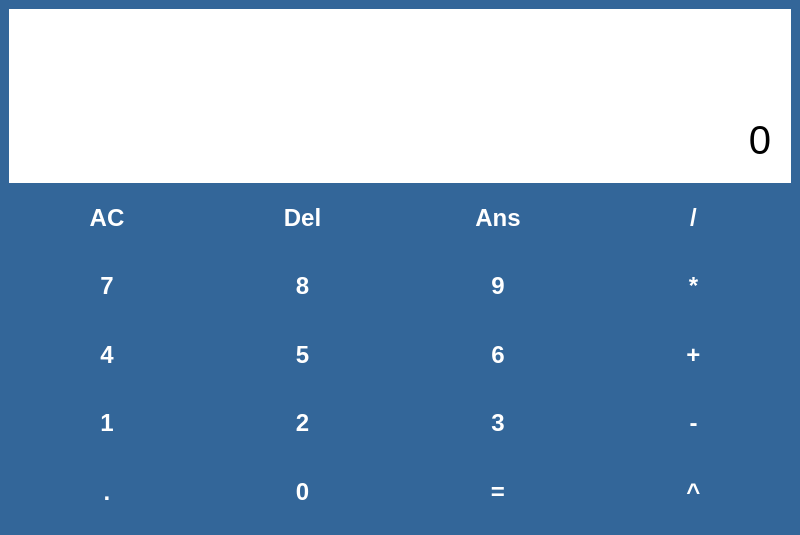
<?xml version="1.0" encoding="UTF-8"?>
<ui version="4.0">
 <class>MainWindow</class>
 <widget class="QMainWindow" name="MainWindow">
  <property name="geometry">
   <rect>
    <x>0</x>
    <y>0</y>
    <width>800</width>
    <height>535</height>
   </rect>
  </property>
  <property name="sizePolicy">
   <sizepolicy hsizetype="Preferred" vsizetype="Preferred">
    <horstretch>0</horstretch>
    <verstretch>0</verstretch>
   </sizepolicy>
  </property>
  <property name="minimumSize">
   <size>
    <width>800</width>
    <height>535</height>
   </size>
  </property>
  <property name="maximumSize">
   <size>
    <width>400</width>
    <height>500</height>
   </size>
  </property>
  <property name="windowTitle">
   <string>Calculator : by Rahul</string>
  </property>
  <property name="windowIcon">
   <iconset resource="../resources/Calculator.qrc">
    <normaloff>:/img/images/Calculator Icon.png</normaloff>:/img/images/Calculator Icon.png</iconset>
  </property>
  <property name="styleSheet">
   <string notr="true"/>
  </property>
  <widget class="QWidget" name="centralwidget">
   <property name="sizePolicy">
    <sizepolicy hsizetype="Expanding" vsizetype="Preferred">
     <horstretch>0</horstretch>
     <verstretch>0</verstretch>
    </sizepolicy>
   </property>
   <property name="styleSheet">
    <string notr="true">background-color : #336699;</string>
   </property>
   <layout class="QVBoxLayout" name="verticalLayout">
    <item>
     <layout class="QGridLayout" name="grid" rowstretch="1,4,2,2,2,2,2">
      <property name="sizeConstraint">
       <enum>QLayout::SetDefaultConstraint</enum>
      </property>
      <property name="spacing">
       <number>0</number>
      </property>
      <item row="5" column="1">
       <widget class="QPushButton" name="button_2">
        <property name="sizePolicy">
         <sizepolicy hsizetype="Expanding" vsizetype="Expanding">
          <horstretch>0</horstretch>
          <verstretch>0</verstretch>
         </sizepolicy>
        </property>
        <property name="font">
         <font>
          <family>Arial</family>
          <pointsize>18</pointsize>
          <weight>75</weight>
          <bold>true</bold>
         </font>
        </property>
        <property name="styleSheet">
         <string notr="true">QPushButton
{
	background-color : #336699;
	border : none;
	color : white;
	margin: 5px;
}

QPushButton:hover
{
	background-color : white;
	border : none;
	border-radius : 7px;
	color : black;
	margin: 5px;
}

</string>
        </property>
        <property name="text">
         <string>2</string>
        </property>
        <property name="flat">
         <bool>true</bool>
        </property>
       </widget>
      </item>
      <item row="3" column="2">
       <widget class="QPushButton" name="button_9">
        <property name="sizePolicy">
         <sizepolicy hsizetype="Expanding" vsizetype="Expanding">
          <horstretch>0</horstretch>
          <verstretch>0</verstretch>
         </sizepolicy>
        </property>
        <property name="font">
         <font>
          <family>Arial</family>
          <pointsize>18</pointsize>
          <weight>75</weight>
          <bold>true</bold>
         </font>
        </property>
        <property name="styleSheet">
         <string notr="true">QPushButton
{
	background-color : #336699;
	border : none;
	color : white;
	margin: 5px;
}

QPushButton:hover
{
	background-color : white;
	border : none;
	border-radius : 7px;
	color : black;
	margin: 5px;
}

</string>
        </property>
        <property name="text">
         <string>9</string>
        </property>
        <property name="flat">
         <bool>true</bool>
        </property>
       </widget>
      </item>
      <item row="5" column="2">
       <widget class="QPushButton" name="button_3">
        <property name="sizePolicy">
         <sizepolicy hsizetype="Expanding" vsizetype="Expanding">
          <horstretch>0</horstretch>
          <verstretch>0</verstretch>
         </sizepolicy>
        </property>
        <property name="font">
         <font>
          <family>Arial</family>
          <pointsize>18</pointsize>
          <weight>75</weight>
          <bold>true</bold>
         </font>
        </property>
        <property name="styleSheet">
         <string notr="true">QPushButton
{
	background-color : #336699;
	border : none;
	color : white;
	margin: 5px;
}

QPushButton:hover
{
	background-color : white;
	border : none;
	border-radius : 7px;
	color : black;
	margin: 5px;
}

</string>
        </property>
        <property name="text">
         <string>3</string>
        </property>
        <property name="flat">
         <bool>true</bool>
        </property>
       </widget>
      </item>
      <item row="4" column="1">
       <widget class="QPushButton" name="button_5">
        <property name="sizePolicy">
         <sizepolicy hsizetype="Expanding" vsizetype="Expanding">
          <horstretch>0</horstretch>
          <verstretch>0</verstretch>
         </sizepolicy>
        </property>
        <property name="font">
         <font>
          <family>Arial</family>
          <pointsize>18</pointsize>
          <weight>75</weight>
          <bold>true</bold>
         </font>
        </property>
        <property name="styleSheet">
         <string notr="true">QPushButton
{
	background-color : #336699;
	border : none;
	color : white;
	margin: 5px;
}

QPushButton:hover
{
	background-color : white;
	border : none;
	border-radius : 7px;
	color : black;
	margin: 5px;
}

</string>
        </property>
        <property name="text">
         <string>5</string>
        </property>
        <property name="flat">
         <bool>true</bool>
        </property>
       </widget>
      </item>
      <item row="5" column="0">
       <widget class="QPushButton" name="button_1">
        <property name="sizePolicy">
         <sizepolicy hsizetype="Expanding" vsizetype="Expanding">
          <horstretch>0</horstretch>
          <verstretch>0</verstretch>
         </sizepolicy>
        </property>
        <property name="font">
         <font>
          <family>Arial</family>
          <pointsize>18</pointsize>
          <weight>75</weight>
          <bold>true</bold>
         </font>
        </property>
        <property name="styleSheet">
         <string notr="true">QPushButton
{
	background-color : #336699;
	border : none;
	color : white;
	margin: 5px;
}

QPushButton:hover
{
	background-color : white;
	border : none;
	border-radius : 7px;
	color : black;
	margin: 5px;
}

</string>
        </property>
        <property name="text">
         <string>1</string>
        </property>
        <property name="flat">
         <bool>true</bool>
        </property>
       </widget>
      </item>
      <item row="3" column="0">
       <widget class="QPushButton" name="button_7">
        <property name="sizePolicy">
         <sizepolicy hsizetype="Expanding" vsizetype="Expanding">
          <horstretch>0</horstretch>
          <verstretch>0</verstretch>
         </sizepolicy>
        </property>
        <property name="font">
         <font>
          <family>Arial</family>
          <pointsize>18</pointsize>
          <weight>75</weight>
          <bold>true</bold>
         </font>
        </property>
        <property name="styleSheet">
         <string notr="true">QPushButton
{
	background-color : #336699;
	border : none;
	color : white;
	margin: 5px;
}

QPushButton:hover
{
	background-color : white;
	border : none;
	border-radius : 7px;
	color : black;
	margin: 5px;
}

</string>
        </property>
        <property name="text">
         <string>7</string>
        </property>
        <property name="flat">
         <bool>true</bool>
        </property>
       </widget>
      </item>
      <item row="3" column="3">
       <widget class="QPushButton" name="button_mult">
        <property name="sizePolicy">
         <sizepolicy hsizetype="Expanding" vsizetype="Expanding">
          <horstretch>0</horstretch>
          <verstretch>0</verstretch>
         </sizepolicy>
        </property>
        <property name="font">
         <font>
          <family>Arial</family>
          <pointsize>18</pointsize>
          <weight>75</weight>
          <bold>true</bold>
         </font>
        </property>
        <property name="styleSheet">
         <string notr="true">QPushButton
{
	background-color : #336699;
	border : none;
	color : white;
	margin: 5px;
}

QPushButton:hover
{
	background-color : #e65c00;
	border : none;
	border-radius : 7px;
	color : white;
	margin: 5px;
}

</string>
        </property>
        <property name="text">
         <string>*</string>
        </property>
        <property name="flat">
         <bool>true</bool>
        </property>
       </widget>
      </item>
      <item row="2" column="2">
       <widget class="QPushButton" name="button_ans">
        <property name="sizePolicy">
         <sizepolicy hsizetype="Expanding" vsizetype="Expanding">
          <horstretch>0</horstretch>
          <verstretch>0</verstretch>
         </sizepolicy>
        </property>
        <property name="font">
         <font>
          <family>Arial</family>
          <pointsize>18</pointsize>
          <weight>75</weight>
          <bold>true</bold>
         </font>
        </property>
        <property name="toolTip">
         <string>Answer</string>
        </property>
        <property name="styleSheet">
         <string notr="true">QPushButton
{
	background-color : #336699;
	border : none;
	color : white;
	margin: 5px;
}

QPushButton:hover
{
	background-color : #009933;
	border : none;
	border-radius : 7px;
	color : white;
	margin: 5px;
}

</string>
        </property>
        <property name="text">
         <string>Ans</string>
        </property>
        <property name="flat">
         <bool>true</bool>
        </property>
       </widget>
      </item>
      <item row="4" column="3">
       <widget class="QPushButton" name="button_add">
        <property name="sizePolicy">
         <sizepolicy hsizetype="Expanding" vsizetype="Expanding">
          <horstretch>0</horstretch>
          <verstretch>0</verstretch>
         </sizepolicy>
        </property>
        <property name="font">
         <font>
          <family>Arial</family>
          <pointsize>18</pointsize>
          <weight>75</weight>
          <bold>true</bold>
         </font>
        </property>
        <property name="styleSheet">
         <string notr="true">QPushButton
{
	background-color : #336699;
	border : none;
	color : white;
	margin: 5px;
}

QPushButton:hover
{
	background-color : #e65c00;
	border : none;
	border-radius : 7px;
	color : white;
	margin: 5px;
}

</string>
        </property>
        <property name="text">
         <string>+</string>
        </property>
        <property name="flat">
         <bool>true</bool>
        </property>
       </widget>
      </item>
      <item row="4" column="0">
       <widget class="QPushButton" name="button_4">
        <property name="sizePolicy">
         <sizepolicy hsizetype="Expanding" vsizetype="Expanding">
          <horstretch>0</horstretch>
          <verstretch>0</verstretch>
         </sizepolicy>
        </property>
        <property name="font">
         <font>
          <family>Arial</family>
          <pointsize>18</pointsize>
          <weight>75</weight>
          <bold>true</bold>
         </font>
        </property>
        <property name="styleSheet">
         <string notr="true">QPushButton
{
	background-color : #336699;
	border : none;
	color : white;
	margin: 5px;
}

QPushButton:hover
{
	background-color : white;
	border : none;
	border-radius : 7px;
	color : black;
	margin: 5px;
}

</string>
        </property>
        <property name="text">
         <string>4</string>
        </property>
        <property name="flat">
         <bool>true</bool>
        </property>
       </widget>
      </item>
      <item row="2" column="0">
       <widget class="QPushButton" name="button_ac">
        <property name="sizePolicy">
         <sizepolicy hsizetype="Expanding" vsizetype="Expanding">
          <horstretch>0</horstretch>
          <verstretch>0</verstretch>
         </sizepolicy>
        </property>
        <property name="font">
         <font>
          <family>Arial</family>
          <pointsize>18</pointsize>
          <weight>75</weight>
          <bold>true</bold>
         </font>
        </property>
        <property name="toolTip">
         <string>All Clear</string>
        </property>
        <property name="styleSheet">
         <string notr="true">QPushButton
{
	background-color : #336699;
	border : none;
	color : white;
	margin: 5px;
}

QPushButton:hover
{
	background-color : #bd0f0f;
	border : none;
	border-radius : 7px;
	color : white;
	margin: 5px;
}

</string>
        </property>
        <property name="text">
         <string>AC</string>
        </property>
        <property name="flat">
         <bool>true</bool>
        </property>
       </widget>
      </item>
      <item row="6" column="2">
       <widget class="QPushButton" name="button_equal">
        <property name="sizePolicy">
         <sizepolicy hsizetype="Expanding" vsizetype="Expanding">
          <horstretch>0</horstretch>
          <verstretch>0</verstretch>
         </sizepolicy>
        </property>
        <property name="font">
         <font>
          <family>Arial</family>
          <pointsize>18</pointsize>
          <weight>75</weight>
          <bold>true</bold>
         </font>
        </property>
        <property name="styleSheet">
         <string notr="true">QPushButton
{
	background-color : #336699;
	border : none;
	color : white;
	margin: 5px;
}

QPushButton:hover
{
	background-color : #009933;
	border : none;
	border-radius : 7px;
	color : white;
	margin: 5px;
}

</string>
        </property>
        <property name="text">
         <string>=</string>
        </property>
        <property name="flat">
         <bool>true</bool>
        </property>
       </widget>
      </item>
      <item row="2" column="3">
       <widget class="QPushButton" name="button_div">
        <property name="sizePolicy">
         <sizepolicy hsizetype="Expanding" vsizetype="Expanding">
          <horstretch>0</horstretch>
          <verstretch>0</verstretch>
         </sizepolicy>
        </property>
        <property name="font">
         <font>
          <family>Arial</family>
          <pointsize>18</pointsize>
          <weight>75</weight>
          <bold>true</bold>
         </font>
        </property>
        <property name="styleSheet">
         <string notr="true">QPushButton
{
	background-color : #336699;
	border : none;
	color : white;
	margin: 5px;
}

QPushButton:hover
{
	background-color : #e65c00;
	border : none;
	border-radius : 7px;
	color : white;
	margin: 5px;
}

</string>
        </property>
        <property name="text">
         <string>/</string>
        </property>
        <property name="flat">
         <bool>true</bool>
        </property>
       </widget>
      </item>
      <item row="6" column="1">
       <widget class="QPushButton" name="button_0">
        <property name="sizePolicy">
         <sizepolicy hsizetype="Expanding" vsizetype="Expanding">
          <horstretch>0</horstretch>
          <verstretch>0</verstretch>
         </sizepolicy>
        </property>
        <property name="font">
         <font>
          <family>Arial</family>
          <pointsize>18</pointsize>
          <weight>75</weight>
          <bold>true</bold>
         </font>
        </property>
        <property name="styleSheet">
         <string notr="true">QPushButton
{
	background-color : #336699;
	border : none;
	color : white;
	margin: 5px;
}

QPushButton:hover
{
	background-color : white;
	border : none;
	border-radius : 7px;
	color : black;
	margin: 5px;
}

</string>
        </property>
        <property name="text">
         <string>0</string>
        </property>
        <property name="flat">
         <bool>true</bool>
        </property>
       </widget>
      </item>
      <item row="3" column="1">
       <widget class="QPushButton" name="button_8">
        <property name="sizePolicy">
         <sizepolicy hsizetype="Expanding" vsizetype="Expanding">
          <horstretch>0</horstretch>
          <verstretch>0</verstretch>
         </sizepolicy>
        </property>
        <property name="font">
         <font>
          <family>Arial</family>
          <pointsize>18</pointsize>
          <weight>75</weight>
          <bold>true</bold>
         </font>
        </property>
        <property name="styleSheet">
         <string notr="true">QPushButton
{
	background-color : #336699;
	border : none;
	color : white;
	margin: 5px;
}

QPushButton:hover
{
	background-color : white;
	border : none;
	border-radius : 7px;
	color : black;
	margin: 5px;
}

</string>
        </property>
        <property name="text">
         <string>8</string>
        </property>
        <property name="flat">
         <bool>true</bool>
        </property>
       </widget>
      </item>
      <item row="6" column="0">
       <widget class="QPushButton" name="button_dot">
        <property name="sizePolicy">
         <sizepolicy hsizetype="Expanding" vsizetype="Expanding">
          <horstretch>0</horstretch>
          <verstretch>0</verstretch>
         </sizepolicy>
        </property>
        <property name="font">
         <font>
          <family>Arial</family>
          <pointsize>18</pointsize>
          <weight>75</weight>
          <bold>true</bold>
         </font>
        </property>
        <property name="styleSheet">
         <string notr="true">QPushButton
{
	background-color : #336699;
	border : none;
	color : white;
	margin: 5px;
}

QPushButton:hover
{
	background-color : white;
	border : none;
	border-radius : 7px;
	color : black;
	margin: 5px;
}

</string>
        </property>
        <property name="text">
         <string>.</string>
        </property>
        <property name="flat">
         <bool>true</bool>
        </property>
       </widget>
      </item>
      <item row="0" column="0" colspan="4">
       <widget class="QLabel" name="ans_label">
        <property name="font">
         <font>
          <family>Arial</family>
          <pointsize>15</pointsize>
          <weight>50</weight>
          <bold>false</bold>
         </font>
        </property>
        <property name="styleSheet">
         <string notr="true">background-color : white;
border : none;
padding: 7px;
color : grey;</string>
        </property>
        <property name="text">
         <string/>
        </property>
       </widget>
      </item>
      <item row="5" column="3">
       <widget class="QPushButton" name="button_sub">
        <property name="sizePolicy">
         <sizepolicy hsizetype="Expanding" vsizetype="Expanding">
          <horstretch>0</horstretch>
          <verstretch>0</verstretch>
         </sizepolicy>
        </property>
        <property name="font">
         <font>
          <family>Arial</family>
          <pointsize>18</pointsize>
          <weight>75</weight>
          <bold>true</bold>
         </font>
        </property>
        <property name="styleSheet">
         <string notr="true">QPushButton
{
	background-color : #336699;
	border : none;
	color : white;
	margin: 5px;
}

QPushButton:hover
{
	background-color : #e65c00;
	border : none;
	border-radius : 7px;
	color : white;
	margin: 5px;
}

</string>
        </property>
        <property name="text">
         <string>-</string>
        </property>
        <property name="flat">
         <bool>true</bool>
        </property>
       </widget>
      </item>
      <item row="2" column="1">
       <widget class="QPushButton" name="button_del">
        <property name="sizePolicy">
         <sizepolicy hsizetype="Expanding" vsizetype="Expanding">
          <horstretch>0</horstretch>
          <verstretch>0</verstretch>
         </sizepolicy>
        </property>
        <property name="font">
         <font>
          <family>Arial</family>
          <pointsize>18</pointsize>
          <weight>75</weight>
          <bold>true</bold>
         </font>
        </property>
        <property name="toolTip">
         <string>Backspace</string>
        </property>
        <property name="styleSheet">
         <string notr="true">QPushButton
{
	background-color : #336699;
	border : none;
	color : white;
	margin: 5px;
}

QPushButton:hover
{
	background-color : #bd0f0f;
	border : none;
	border-radius : 7px;
	color : white;
	margin: 5px;
}

</string>
        </property>
        <property name="text">
         <string>Del</string>
        </property>
        <property name="flat">
         <bool>true</bool>
        </property>
       </widget>
      </item>
      <item row="6" column="3">
       <widget class="QPushButton" name="button_exp">
        <property name="sizePolicy">
         <sizepolicy hsizetype="Expanding" vsizetype="Expanding">
          <horstretch>0</horstretch>
          <verstretch>0</verstretch>
         </sizepolicy>
        </property>
        <property name="font">
         <font>
          <family>Arial</family>
          <pointsize>18</pointsize>
          <weight>75</weight>
          <bold>true</bold>
         </font>
        </property>
        <property name="styleSheet">
         <string notr="true">QPushButton
{
	background-color : #336699;
	border : none;
	color : white;
	margin: 5px;
}

QPushButton:hover
{
	background-color : #e65c00;
	border : none;
	border-radius : 7px;
	color : white;
	margin: 5px;
}

</string>
        </property>
        <property name="text">
         <string>^</string>
        </property>
        <property name="flat">
         <bool>true</bool>
        </property>
       </widget>
      </item>
      <item row="4" column="2">
       <widget class="QPushButton" name="button_6">
        <property name="sizePolicy">
         <sizepolicy hsizetype="Expanding" vsizetype="Expanding">
          <horstretch>0</horstretch>
          <verstretch>0</verstretch>
         </sizepolicy>
        </property>
        <property name="font">
         <font>
          <family>Arial</family>
          <pointsize>18</pointsize>
          <weight>75</weight>
          <bold>true</bold>
         </font>
        </property>
        <property name="styleSheet">
         <string notr="true">QPushButton
{
	background-color : #336699;
	border : none;
	color : white;
	margin: 5px;
}

QPushButton:hover
{
	background-color : white;
	border : none;
	border-radius : 7px;
	color : black;
	margin: 5px;
}

</string>
        </property>
        <property name="text">
         <string>6</string>
        </property>
        <property name="flat">
         <bool>true</bool>
        </property>
       </widget>
      </item>
      <item row="1" column="0" colspan="4">
       <widget class="QLabel" name="display">
        <property name="sizePolicy">
         <sizepolicy hsizetype="Expanding" vsizetype="Expanding">
          <horstretch>0</horstretch>
          <verstretch>0</verstretch>
         </sizepolicy>
        </property>
        <property name="font">
         <font>
          <family>Arial</family>
          <pointsize>30</pointsize>
          <weight>50</weight>
          <bold>false</bold>
         </font>
        </property>
        <property name="styleSheet">
         <string notr="true">background-color: white;
color : black;
padding : 10px;</string>
        </property>
        <property name="text">
         <string>0</string>
        </property>
        <property name="alignment">
         <set>Qt::AlignBottom|Qt::AlignRight|Qt::AlignTrailing</set>
        </property>
       </widget>
      </item>
     </layout>
    </item>
   </layout>
  </widget>
 </widget>
 <resources>
  <include location="../resources/Calculator.qrc"/>
 </resources>
 <connections/>
</ui>
